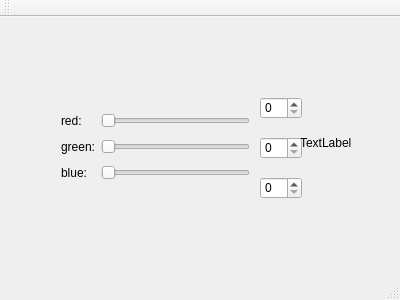
<?xml version="1.0" encoding="UTF-8"?>
<ui version="4.0">
 <class>MainWindow</class>
 <widget class="QMainWindow" name="MainWindow">
  <property name="geometry">
   <rect>
    <x>0</x>
    <y>0</y>
    <width>400</width>
    <height>300</height>
   </rect>
  </property>
  <property name="windowTitle">
   <string>MainWindow</string>
  </property>
  <widget class="QWidget" name="centralWidget">
   <widget class="QWidget" name="gridLayoutWidget">
    <property name="geometry">
     <rect>
      <x>50</x>
      <y>80</y>
      <width>211</width>
      <height>101</height>
     </rect>
    </property>
    <layout class="QGridLayout" name="gridLayout">
     <item row="1" column="1">
      <widget class="QSlider" name="horizontalSliderRed">
       <property name="orientation">
        <enum>Qt::Horizontal</enum>
       </property>
      </widget>
     </item>
     <item row="3" column="0">
      <widget class="QLabel" name="labelBlue">
       <property name="text">
        <string>blue:</string>
       </property>
      </widget>
     </item>
     <item row="1" column="0">
      <widget class="QLabel" name="labelRed">
       <property name="text">
        <string>red:</string>
       </property>
      </widget>
     </item>
     <item row="3" column="1">
      <widget class="QSlider" name="horizontalSliderBlue">
       <property name="orientation">
        <enum>Qt::Horizontal</enum>
       </property>
      </widget>
     </item>
     <item row="2" column="1">
      <widget class="QSlider" name="horizontalSliderGreen">
       <property name="orientation">
        <enum>Qt::Horizontal</enum>
       </property>
      </widget>
     </item>
     <item row="2" column="0">
      <widget class="QLabel" name="labelGreen">
       <property name="text">
        <string>green:</string>
       </property>
      </widget>
     </item>
    </layout>
   </widget>
   <widget class="QLabel" name="colorLabel">
    <property name="geometry">
     <rect>
      <x>300</x>
      <y>100</y>
      <width>62</width>
      <height>51</height>
     </rect>
    </property>
    <property name="text">
     <string>TextLabel</string>
    </property>
   </widget>
   <widget class="QSpinBox" name="spinBoxRed">
    <property name="geometry">
     <rect>
      <x>260</x>
      <y>80</y>
      <width>42</width>
      <height>22</height>
     </rect>
    </property>
    <property name="maximum">
     <number>255</number>
    </property>
   </widget>
   <widget class="QSpinBox" name="spinBoxGreen">
    <property name="geometry">
     <rect>
      <x>260</x>
      <y>120</y>
      <width>42</width>
      <height>22</height>
     </rect>
    </property>
    <property name="maximum">
     <number>255</number>
    </property>
   </widget>
   <widget class="QSpinBox" name="spinBoxBlue">
    <property name="geometry">
     <rect>
      <x>260</x>
      <y>160</y>
      <width>42</width>
      <height>22</height>
     </rect>
    </property>
    <property name="maximum">
     <number>255</number>
    </property>
   </widget>
  </widget>
  <widget class="QMenuBar" name="menuBar">
   <property name="geometry">
    <rect>
     <x>0</x>
     <y>0</y>
     <width>400</width>
     <height>24</height>
    </rect>
   </property>
  </widget>
  <widget class="QToolBar" name="mainToolBar">
   <attribute name="toolBarArea">
    <enum>TopToolBarArea</enum>
   </attribute>
   <attribute name="toolBarBreak">
    <bool>false</bool>
   </attribute>
  </widget>
  <widget class="QStatusBar" name="statusBar"/>
 </widget>
 <layoutdefault spacing="6" margin="11"/>
 <resources/>
 <connections>
  <connection>
   <sender>spinBoxRed</sender>
   <signal>valueChanged(int)</signal>
   <receiver>horizontalSliderRed</receiver>
   <slot>setValue(int)</slot>
   <hints>
    <hint type="sourcelabel">
     <x>274</x>
     <y>123</y>
    </hint>
    <hint type="destinationlabel">
     <x>153</x>
     <y>130</y>
    </hint>
   </hints>
  </connection>
  <connection>
   <sender>spinBoxGreen</sender>
   <signal>valueChanged(int)</signal>
   <receiver>horizontalSliderGreen</receiver>
   <slot>setValue(int)</slot>
   <hints>
    <hint type="sourcelabel">
     <x>275</x>
     <y>162</y>
    </hint>
    <hint type="destinationlabel">
     <x>194</x>
     <y>164</y>
    </hint>
   </hints>
  </connection>
  <connection>
   <sender>spinBoxBlue</sender>
   <signal>valueChanged(int)</signal>
   <receiver>horizontalSliderBlue</receiver>
   <slot>setValue(int)</slot>
   <hints>
    <hint type="sourcelabel">
     <x>274</x>
     <y>209</y>
    </hint>
    <hint type="destinationlabel">
     <x>196</x>
     <y>203</y>
    </hint>
   </hints>
  </connection>
  <connection>
   <sender>horizontalSliderRed</sender>
   <signal>valueChanged(int)</signal>
   <receiver>spinBoxRed</receiver>
   <slot>setValue(int)</slot>
   <hints>
    <hint type="sourcelabel">
     <x>224</x>
     <y>120</y>
    </hint>
    <hint type="destinationlabel">
     <x>288</x>
     <y>119</y>
    </hint>
   </hints>
  </connection>
  <connection>
   <sender>horizontalSliderGreen</sender>
   <signal>valueChanged(int)</signal>
   <receiver>spinBoxGreen</receiver>
   <slot>setValue(int)</slot>
   <hints>
    <hint type="sourcelabel">
     <x>220</x>
     <y>158</y>
    </hint>
    <hint type="destinationlabel">
     <x>288</x>
     <y>176</y>
    </hint>
   </hints>
  </connection>
  <connection>
   <sender>horizontalSliderBlue</sender>
   <signal>valueChanged(int)</signal>
   <receiver>spinBoxBlue</receiver>
   <slot>setValue(int)</slot>
   <hints>
    <hint type="sourcelabel">
     <x>226</x>
     <y>205</y>
    </hint>
    <hint type="destinationlabel">
     <x>295</x>
     <y>215</y>
    </hint>
   </hints>
  </connection>
 </connections>
</ui>
